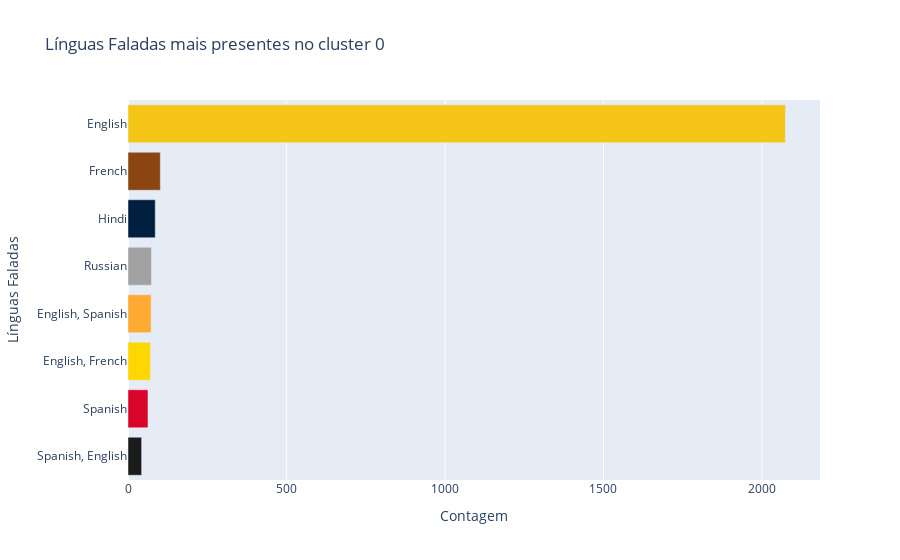

Notebook cell for this chart:
### Code cell
#Línguas mais faladas no cluster 0
fig = grafico_barras('0', cluster0kmodes, 'spoken_languages', 8)
fig.show()

### Figure 1 — Plotly figure (JSON) as saved in the notebook; plotly's stock layout.template omitted (floating-point values rounded to 4 significant figures)
{"data": [{"alignmentgroup": "True", "hovertemplate": "Contagem=%{x}<br>Línguas Faladas=%{y}<extra></extra>", "legendgroup": "", "marker": {"color": ["#1B1B1B", "#D90429", "#FFD700", "#FFAA33", "#A2A2A2", "#001F3F", "#8B4513", "#F5C518", "#5A5A5A", "#B22222"], "pattern": {"shape": ""}}, "name": "", "offsetgroup": "", "orientation": "h", "showlegend": false, "textposition": "auto", "type": "bar", "x": [43, 63, 71, 73, 74, 86, 102, 2074], "xaxis": "x", "y": ["Spanish, English", "Spanish", "English, French", "English, Spanish", "Russian", "Hindi", "French", "English"], "yaxis": "y"}], "layout": {"barmode": "relative", "legend": {"tracegroupgap": 0}, "title": {"text": "Línguas Faladas mais presentes no cluster 0"}, "xaxis": {"anchor": "y", "domain": [0, 1], "title": {"text": "Contagem"}}, "yaxis": {"anchor": "x", "domain": [0, 1], "title": {"text": "Línguas Faladas"}}}}
